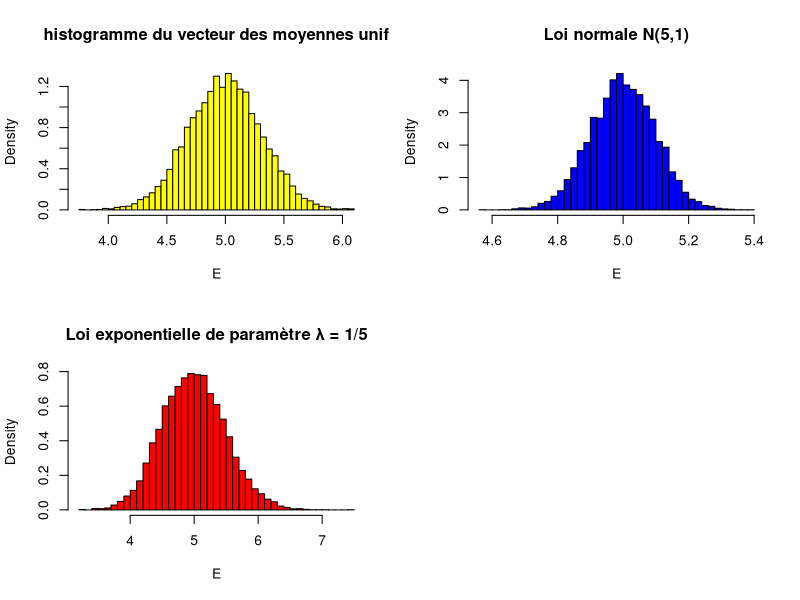
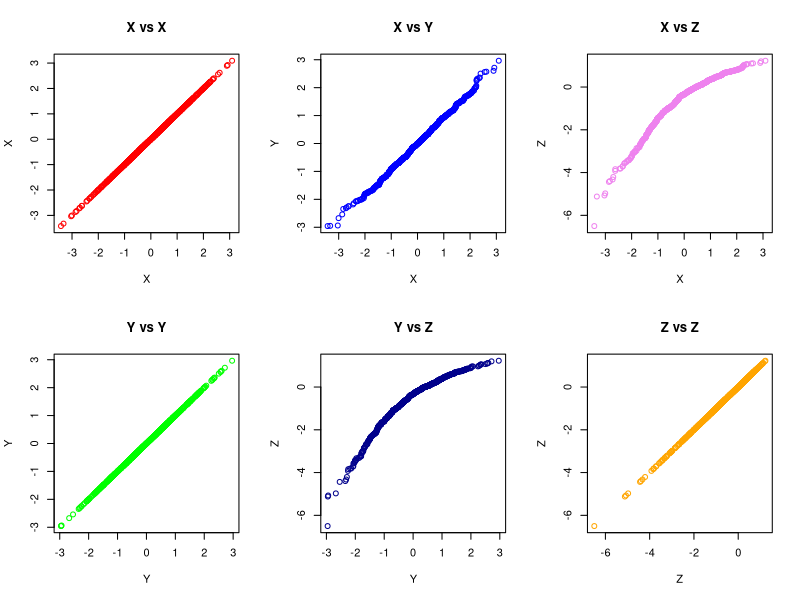
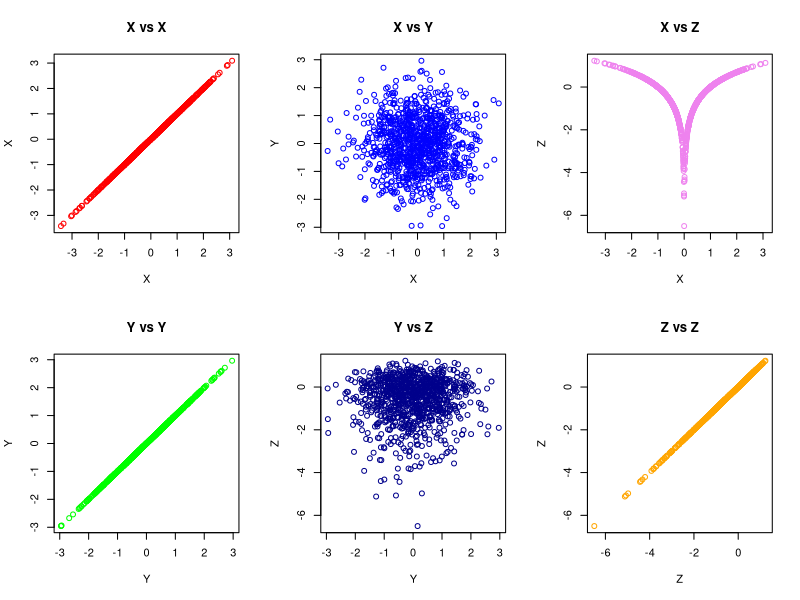
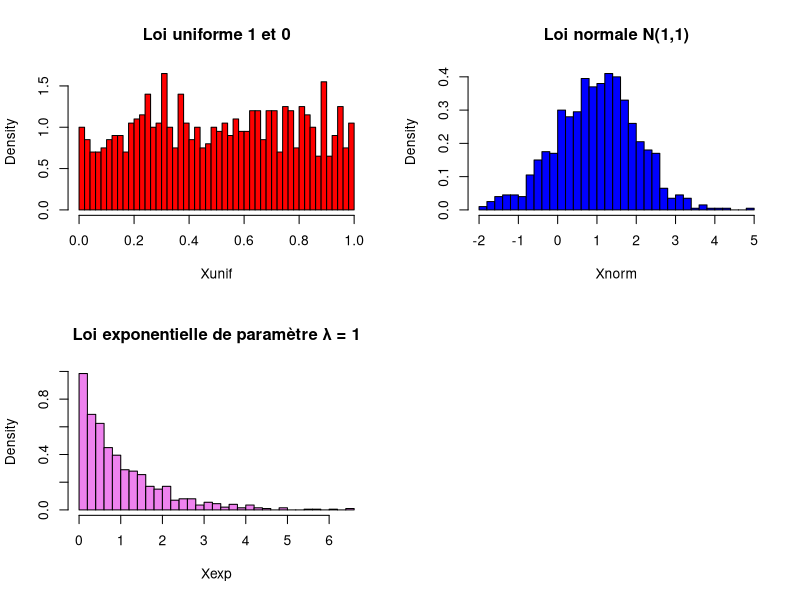

Write R code to recreate these figures, in order.
## ---- chunk 1
par(mfrow=c(2,2))
N=10000 # Définir le nombre d'échantillons
n=100 # Définir la taille de chaque échantillon
E={} # Initialiser un vecteur vide pour stocker les moyennes

# Boucle pour générer N échantillons
for (i in 1:N) {
  # On tire un échantillon de taille n suivant la loi uniforme entre 0 et 10
  X=sample (0:10,n,replace = TRUE)
  # Calculer la moyenne de l'échantillon tiré et l'ajouter au vecteur E
  E=cbind (E,mean(X))
}

# On trace un histogramme avec les moyennes calculées sur chacun des 10000 échantillons
h=hist(E, breaks = 40, probability = TRUE, col='yellow', main="histogramme du vecteur des moyennes unif")

# Loi normale de moyenne 5 et variance 1

E = c() # Réinitaliser le vecteur E

for (i in 1:N) {
  # On tire un échantillon de taille n suivant la loi normale N(5,1)
  X=rnorm(n, mean = 5, sd = 1)
  E=cbind(E,mean(X))
}

h=hist(E, breaks = 40, probability = TRUE, col='blue', main="Loi normale N(5,1)")

# Loi exponentielle de paramètre λ = 1/5

E = c()

for (i in 1:N) {
   # On tire un échantillon de taille n suivant la loi exponentielle de paramètre λ = 1/5
  X=rexp(n,rate=1/5)
  E=cbind(E,mean(X))
}

h=hist(E, breaks = 40, probability = TRUE, col='red', main="Loi exponentielle de paramètre λ = 1/5")
## ---- chunk 2
# On peut remarquer que :
# Les 3 histogrammes ont la même forme qui est dû au grand nombre d'échantillons.
# Les échelles des axes différent
# Les moyennes sont semblables et les écart-type sont différents
## ---- chunk 3
n = 1000
X = rnorm(n,mean=0,sd=1)
Y = rnorm(n,mean=0,sd=1)
Z = log(abs(X))

par(mfrow = c(2,3))

qqplot(X,X,main="X vs X", xlab = "X", ylab = "X", col = "red")

# Tous les points sont sur la même droite. Alors, ils ont la même loi

qqplot(X,Y,main="X vs Y", xlab = "X", ylab = "Y", col = "blue")

# A l'allure d'une droite. Alors, X et Y suivent la même loi N(0,1)

qqplot(X,Z,main="X vs Z", xlab = "X", ylab = "Z", col = "violet")

# N'a pas l'allure d'une droite. Z ne suit pas la même loi que X 

qqplot(Y,Y,main="Y vs Y", xlab = "Y", ylab = "Y", col = "green")

# Tous les points sont sur la même droite. Alors, ils ont la même loi

qqplot(Y,Z,main="Y vs Z", xlab = "Y", ylab = "Z", col = "darkblue")

# N'a pas l'allure d'une droite. Z ne suit pas la même loi que Y

qqplot(Z,Z,main="Z vs Z", xlab = "Z", ylab = "Z", col = "orange")

# Tous les points sont sur la même droite. Alors, ils ont la même loi

# On ne voit pas qu'il y a un lien entre X et Z
## ---- chunk 4
par(mfrow = c(2,3))

plot(X,X,main="X vs X", xlab = "X", ylab = "X", col = "red")

# Mêmes variables, donc on a la droite y = x

plot(X,Y,main="X vs Y", xlab = "X", ylab = "Y", col = "blue")

# Pas de rélation car le nuage n'a pas de forme

plot(X,Z,main="X vs Z", xlab = "X", ylab = "Z", col = "violet")

# Le nuage a une forme particulière. Alors, Z a une rélation avec X

plot(Y,Y,main="Y vs Y", xlab = "Y", ylab = "Y", col = "green")

# Mêmes variables, donc on a la droite y = x

plot(Y,Z,main="Y vs Z", xlab = "Y", ylab = "Z", col = "darkblue")

# Pas de rélation car le nuage n'a pas de forme

plot(Z,Z,main="Z vs Z", xlab = "Z", ylab = "Z", col = "orange")

# Mêmes variables, donc on a la droite y = x

# On ne voit pas que X et Y suivent la même loi

## ---- chunk 5
n = 1000
Xunif = runif(n,min = 0, max = 1)
Xnorm = rnorm(n,mean=1,sd=1)
Xexp = rexp(n,rate=1)

par(mfrow=c(2,2))

h=hist(Xunif, breaks = 40, probability = TRUE, col='red', main="Loi uniforme 1 et 0")
h=hist(Xnorm, breaks = 40, probability = TRUE, col='blue', main="Loi normale N(1,1)")
h=hist(Xexp, breaks = 40, probability = TRUE, col='violet', main="Loi exponentielle de paramètre λ = 1")

# On retrouve dans l'allure des histogrammes la forme de la densité de la probabilité de la loi de la variable
